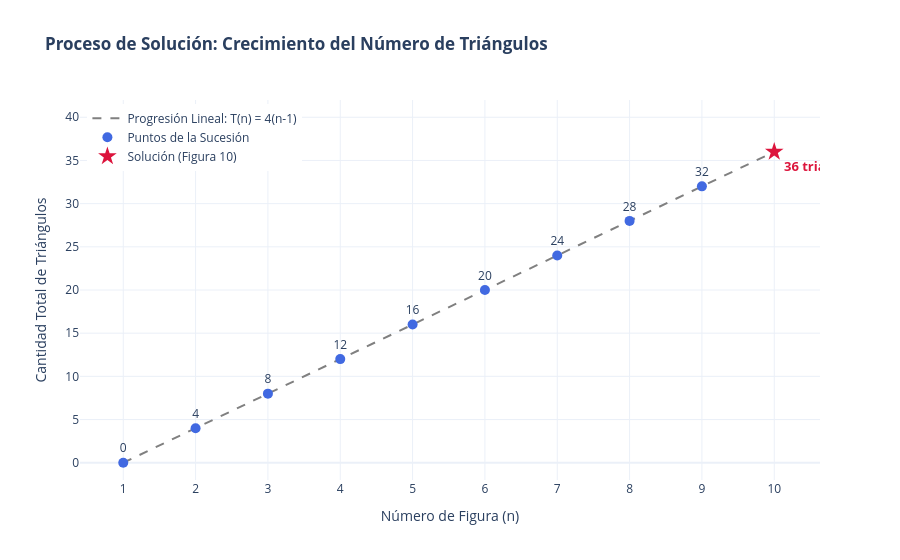

The cell this chart's notebook holds for it:
### Markdown cell above
## Representación del proceso de solución con Pandas y Plotly

El siguiente script utiliza **Pandas** para estructurar la progresión y los datos hasta la figura 10, y **Plotly** para generar un gráfico interactivo que demuestre visualmente cómo se incrementan los triángulos linealmente.

### Code cell
import pandas as pd
import plotly.graph_objects as go

# 1. Crear el set de datos usando Pandas hasta la figura 10
data = {
    'Figura (n)': list(range(1, 11)),
    'Triángulos': [4 * (n - 1) for n in range(1, 11)]
}
df = pd.DataFrame(data)

# Añadimos una columna para resaltar la respuesta en la gráfica interactiva
df['Es_Objetivo'] = df['Figura (n)'].apply(lambda x: 'Figura 10 (Resultado)' if x == 10 else 'Figuras previas/intermedias')

# 2. Generar el gráfico interactivo con Plotly
fig = go.Figure()

# Línea de tendencia de la progresión
fig.add_trace(go.Scatter(
    x=df['Figura (n)'], 
    y=df['Triángulos'],
    mode='lines',
    name='Progresión Lineal: T(n) = 4(n-1)',
    line=dict(color='gray', dash='dash')
))

# Puntos de datos normales (Figuras 1 a 9)
fig.add_trace(go.Scatter(
    x=df[df['Figura (n)'] != 10]['Figura (n)'],
    y=df[df['Triángulos'] != 36]['Triángulos'],
    mode='markers+text',
    name='Puntos de la Sucesión',
    marker=dict(size=10, color='royalblue'),
    text=df[df['Figura (n)'] != 10]['Triángulos'],
    textposition="top center"
))

# Punto objetivo resaltado (Figura 10)
fig.add_trace(go.Scatter(
    x=[10],
    y=[36],
    mode='markers+text',
    name='Solución (Figura 10)',
    marker=dict(size=14, color='crimson', symbol='star'),
    text=["<b>36 triángulos</b>"],
    textposition="bottom right",
    textfont=dict(size=13, color="crimson")
))

# Configuración de diseño y anotaciones
fig.update_layout(
    title='<b>Proceso de Solución: Crecimiento del Número de Triángulos</b>',
    xaxis_title='Número de Figura (n)',
    yaxis_title='Cantidad Total de Triángulos',
    xaxis=dict(tickmode='linear', tick0=1, dtick=1),
    yaxis=dict(range=[-2, 42]),
    template='plotly_white',
    legend=dict(yanchor="top", y=0.99, xanchor="left", x=0.01)
)

# renderizar el gráfico en el notebook
fig.write_image(r"C:\Users\marco\Downloads\progresion_triangulos_figuras_1_a_10.png") 

# Mostrar gráfico interactivo
fig.show()

### Figure 1 — Plotly figure (JSON) as saved in the notebook; plotly's stock layout.template omitted (floating-point values rounded to 4 significant figures)
{"data": [{"line": {"color": "gray", "dash": "dash"}, "mode": "lines", "name": "Progresión Lineal: T(n) = 4(n-1)", "type": "scatter", "x": [1, 2, 3, 4, 5, 6, 7, 8, 9, 10], "y": [0, 4, 8, 12, 16, 20, 24, 28, 32, 36]}, {"marker": {"color": "royalblue", "size": 10}, "mode": "markers+text", "name": "Puntos de la Sucesión", "text": [0.0, 4.0, 8.0, 12.0, 16.0, 20.0, 24.0, 28.0, 32.0], "textposition": "top center", "type": "scatter", "x": [1, 2, 3, 4, 5, 6, 7, 8, 9], "y": [0, 4, 8, 12, 16, 20, 24, 28, 32]}, {"marker": {"color": "crimson", "size": 14, "symbol": "star"}, "mode": "markers+text", "name": "Solución (Figura 10)", "text": ["<b>36 triángulos</b>"], "textfont": {"color": "crimson", "size": 13}, "textposition": "bottom right", "type": "scatter", "x": [10], "y": [36]}], "layout": {"legend": {"x": 0.01, "xanchor": "left", "y": 0.99, "yanchor": "top"}, "title": {"text": "<b>Proceso de Solución: Crecimiento del Número de Triángulos</b>"}, "xaxis": {"dtick": 1, "tick0": 1, "tickmode": "linear", "title": {"text": "Número de Figura (n)"}}, "yaxis": {"range": [-2, 42], "title": {"text": "Cantidad Total de Triángulos"}}}}
